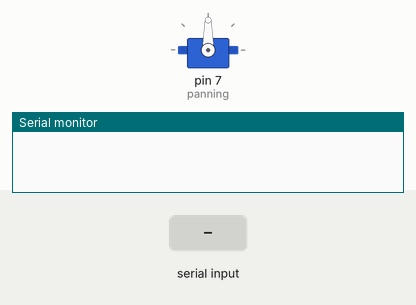
This sketch was run on a simulated Arduino Uno, built with avr-gcc and run on an emulated ATmega328P. Shown: servo, the last lines printed to the serial monitor. Inputs (shaded band) come from the test bench.

Above: at 1.2 s.
1.3 s: "90,45\n" received over Serial
At 2.5 s:
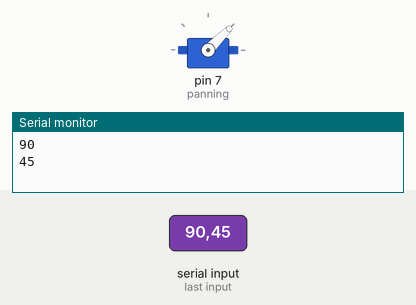
2.8 s: "30,150\n" received over Serial
At 3.7 s:
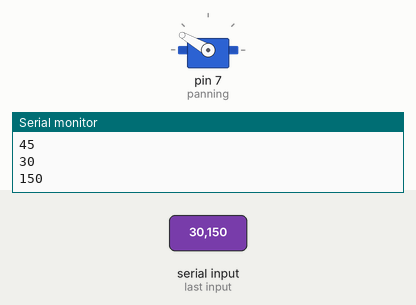
4.3 s: "5\n" received over Serial
At 4.6 s:
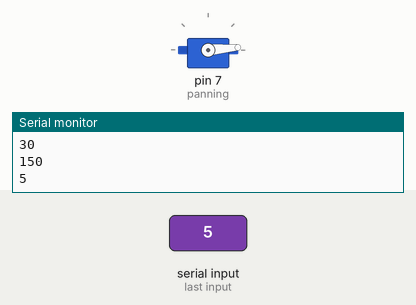
5.8 s: "200\n" received over Serial
At 7.0 s:
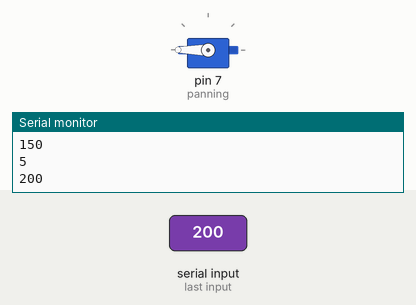
7.3 s: "90\n" received over Serial
At 8.1 s:
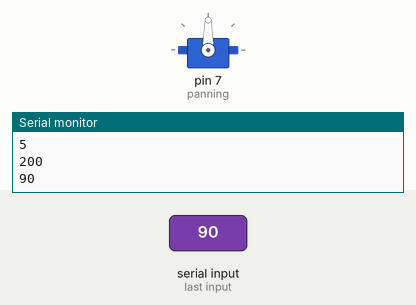
Timing chart, 0 to 9.8 s (numbered marks = the images above; inputs shaded):
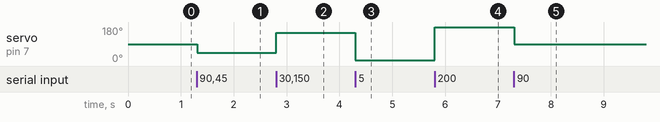

The sketch:

servopanning.ino
```cpp
#include <Servo.h>
Servo panning;
void setup() {
Serial.begin(9600);
panning.attach(7);
//panning.write(90);
}

void loop() {
if ( Serial.available()) {
  int dir=Serial.parseInt();

  if (dir>0)
  {panning.write(dir);
    Serial.println(dir);
  }

}
}
```

Measured:
- after the input at 1.3 s, servo on pin 7 (panning): 90° → 45° at once
- after the input at 2.8 s, servo on pin 7 (panning): 45° → 150° at once
- after the input at 4.3 s, servo on pin 7 (panning): 150° → 5° at once
- after the input at 5.8 s, servo on pin 7 (panning): 5° → 180° at once
- after the input at 7.3 s, servo on pin 7 (panning): 180° → 90° at once
